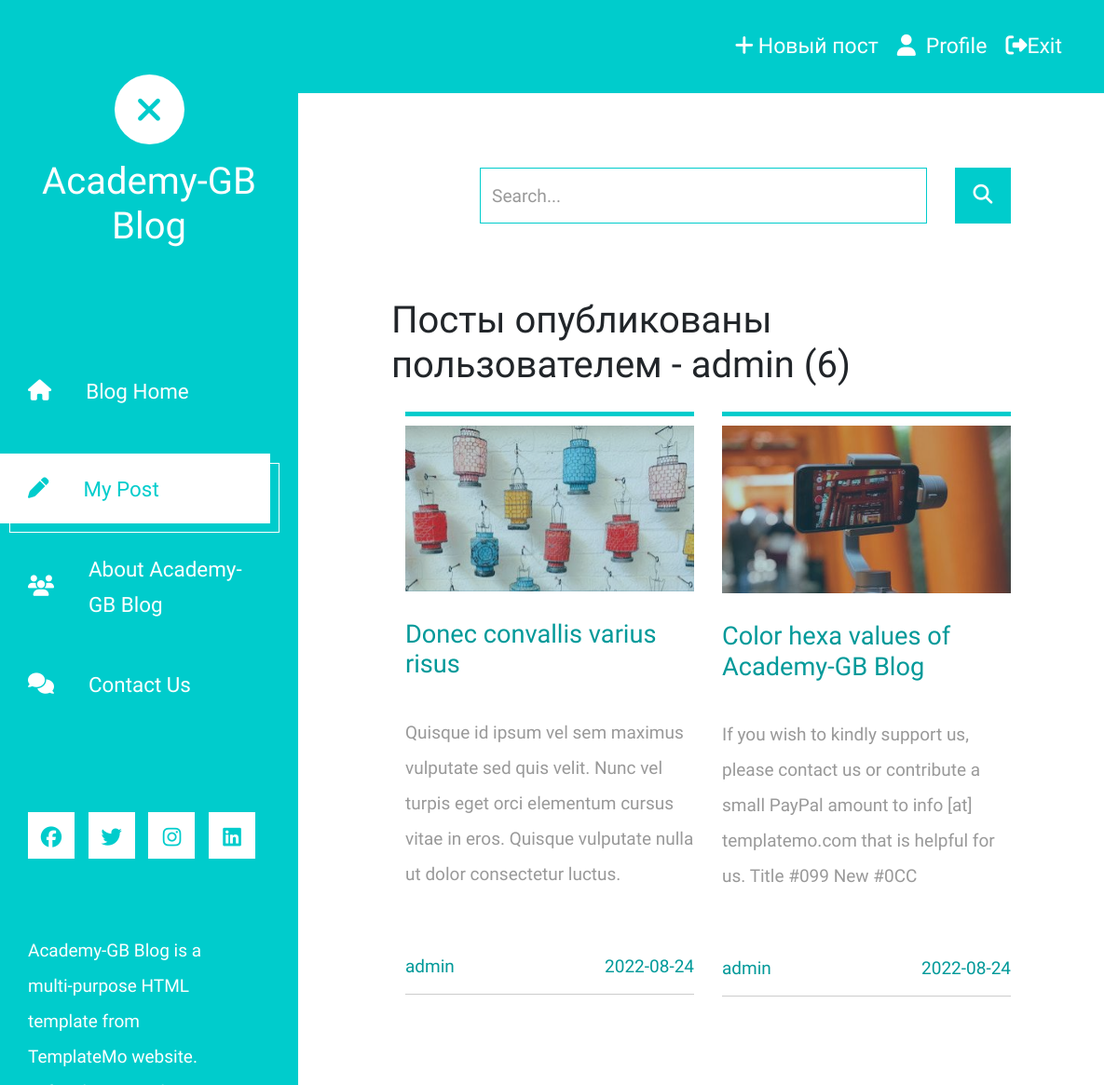
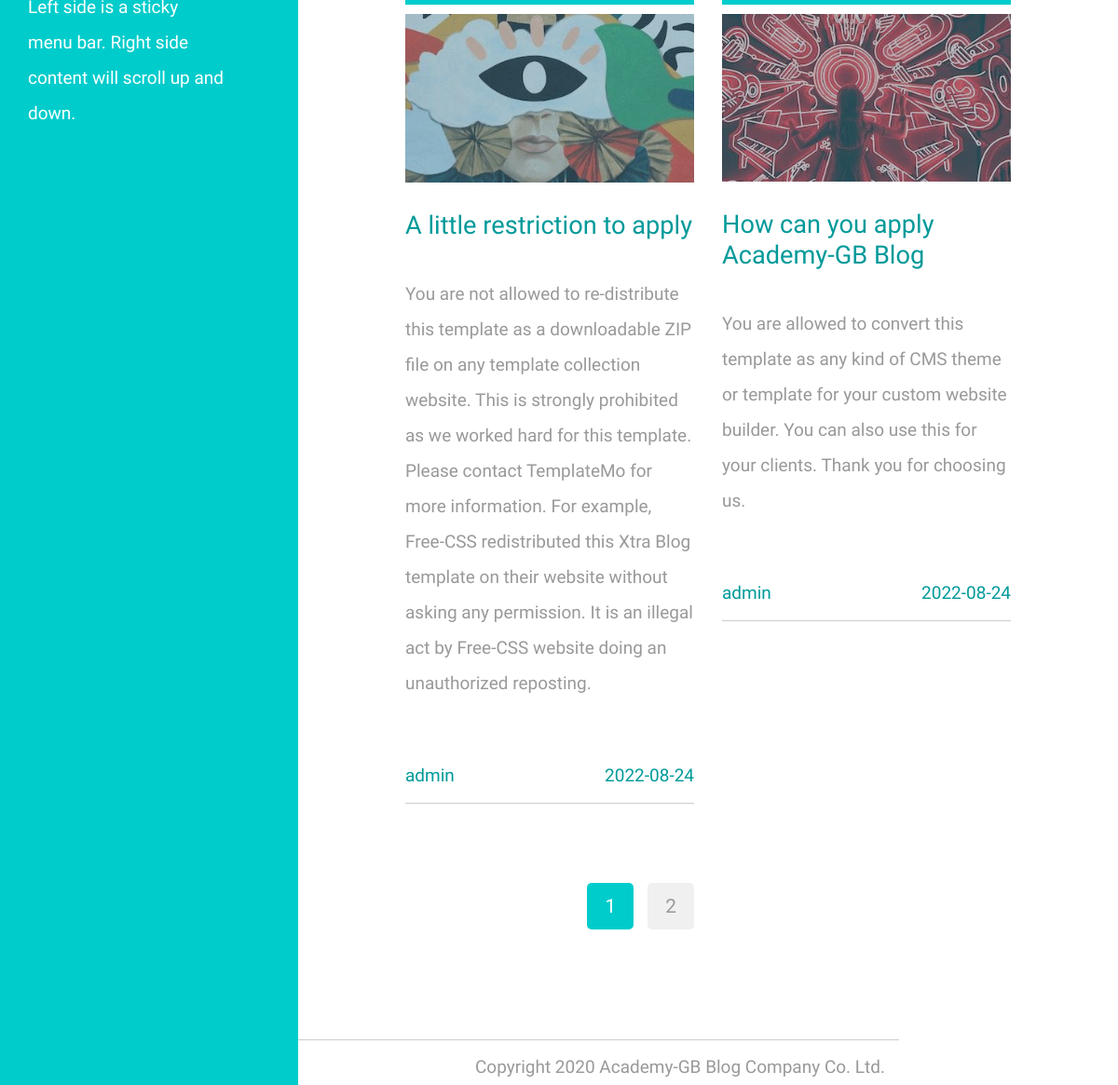
The page /posts/user/9 (signed in) on the database its author committed (2 pictures, top to bottom).
### flask_project/models.py (models this page shows, shortened)
class User(db.Model, UserMixin):
    id = db.Column(db.Integer, primary_key=True)
    username = db.Column(db.String(20), unique=True, nullable=False)
    email = db.Column(db.String(120), unique=True, nullable=False)
    image_file = db.Column(db.String(20), nullable=False)
    password = db.Column(db.String(60), nullable=False)
    posts = db.relationship('Post', backref='author', lazy=True)

class Post(db.Model):
    id = db.Column(db.Integer, primary_key=True)
    title = db.Column(db.String(100), nullable=False)
    date_posted = db.Column(db.DateTime, nullable=False,
                         default=datetime.utcnow)
    content = db.Column(db.Text, nullable=False)
    user_id= db.Column(db.Integer, db.ForeignKey('user.id'),
                     nullable=False)
    image_file = db.Column(db.String(20), nullable=False)

### flask_project/posts/routes.py (the view)
@posts.route('/posts/user/<int:user_id>')
@login_required
def user_posts(user_id):
    page = request.args.get('page', 1, type=int)
    posts = Post.query.filter(Post.user_id == user_id). \
        order_by(Post.date_posted.desc()).paginate(page=page, per_page=4)
    return render_template('user_posts.html', posts=posts, datetime=datetime)

### flask_project/models.py (called while the page is built)
@login_manager.user_loader
def load_user(user_id):
    return User.query.get(int(user_id))

### flask_project/templates/user_posts.html (shortened to what this page needs)
{% extends "base.html" %}
{% block content %}
<div>
    <div class="row tm-row">
        <div class="col-12">
            <form method="GET" class="form-inline tm-mb-80 tm-search-form">
                <input class="form-control tm-search-input" name="query"
                       type="text" placeholder="Search..."
                       aria-label="Search">
                <button class="tm-search-button" type="submit">
                    <i class="fas fa-search tm-search-icon"
                       aria-hidden="true"></i>
                </button>
            </form>
        </div>
    </div>
    <div class="row tm-row">
        <h1 class="mb-3">Посты опубликованы пользователем - {{ current_user.username }} ({{ posts.total }})</h1>
        {% for post in posts.items %}
        <article class="col-12 col-md-6 tm-post">
            <hr class="tm-hr-primary">
                <a href="{{ url_for('posts.post', post_id=post.id) }}" class="deactivate-link  effect-lily">
                    <div class="tm-post-link-inner">
                        {% if post.image_file %}
                            <img src="{{ url_for('static', filename='img/posts_image/' + post.image_file) }}"
                                 alt="Image" class="img-fluid">
                        {% else %}
                            <img src="{{ url_for('static', filename='img/posts_image/default.jpg') }}"
                                 alt="Image" class="img-fluid">
                        {% endif %}
                    </div>
                    <h2 class="tm-pt-30 tm-color-primary tm-post-title ">
                            {{ post.title }}
                    </h2>
                </a>
            <p class="tm-pt-30">
                {{ post.content }}
            </p>
            <div class="d-flex justify-content-between tm-pt-45">
                <span class="tm-color-primary">{{ post.author.username }}</span>
                <span class="tm-color-primary">
                    {{ post.date_posted.date() }}</span>
            </div>
            <hr>
        </article>
    {% endfor %}
    </div>
    <div class="row tm-row tm-mb-75">
        <div class="tm-paging-wrapper">
            <nav class="tm-paging-nav d-inline-block">
                <ul>
                    {% for page_num in posts.iter_pages(left_edge=1, right_edge=1, left_current=1, right_current=2) %}
                        {% if page_num %}
                            {% if posts.page == page_num %}
                                <li class="tm-paging-item active">
                                    <a class="mb-2 tm-btn tm-paging-link" href="{{ url_for('posts.user_posts',user_id=current_user.id, page=page_num) }}">{{ page_num }}</a>
                                </li>
                            {% else %}
                                <li class="tm-paging-item">
                                    <a class="mb-2 tm-btn tm-paging-link" href="{{ url_for('posts.user_posts', user_id=current_user.id, page=page_num) }}">{{ page_num }}</a>
                                </li>
                            {% endif %}
                        {% else %}
                            ...
                        {% endif %}
                    {% endfor %}
                </ul>
            </nav>
        </div>
    </div>
</div>
{% endblock content %}

### flask_project/static/css/style.css (style rules this page uses)
html { overflow-x: hidden; }
body { margin: 0; padding: 0; font-family: 'Source Sans Pro', sans-serif; font-size: 19px; line-height: 2em; overflow-x: hidden; }
p, span { color: #999; }
hr { border-top-color: #CCC; margin-top: 10px; margin-bottom: 10px; }
.form-control::placeholder { color: #999; }
.tm-post { max-width: 470px; }
.tm-row { max-width: 980px; justify-content: space-between; }
ul { margin: 0; padding: 0; }
.tm-search-form { display: flex; align-items: center; justify-content: flex-end; }
.form-inline .form-control.tm-search-input { display: block; height: 60px; width: 480px; margin-right: 30px; border-radius: 0; border-color: #0CC; font-size: 1.2rem; }
.tm-search-button { width: 60px; height: 60px; border: none; background-color: #0CC; transition: all 0.3s ease; }
.tm-search-icon { color: white; font-size: 1.3rem; }
.tm-post-link-inner { overflow: hidden; background: #3085a3; }
.effect-lily img { max-width: none; width: -webkit-calc(100% + 50px); width: calc(100% + 50px); opacity: 0.7; -webkit-transition: opacity 0.35s, -webkit-transform 0.35s; transition: opacity 0.35s, transform 0.35s; -webkit-transform: translate3d(-40px,0, 0); transform: translate3d(-40px,0,0); }
.tm-post { margin-bottom: 75px; }
.tm-post-title { font-size: 1.7rem; transition: all 0.3s ease; }
.tm-btn { display: inline-block; border-radius: 5px; font-size: 1.3rem; transition: all 0.3s ease; }
.tm-paging-nav ul li { list-style: none; display: inline-block; margin-right: 10px; }
.tm-paging-nav ul li:last-child { margin-right: 0; }
.tm-paging-link { background-color: #F0F0F0; color: #999; width: 50px; height: 50px; display: flex; align-items: center; justify-content: center; }
.tm-paging-item .tm-paging-link:hover, .tm-paging-item.active .tm-paging-link { background-color: #0CC; color: white; }
.tm-paging-wrapper { display: flex; justify-content: flex-end; align-items: center; }
.tm-prev-next-wrapper, .tm-paging-wrapper { flex: 0 0 50%; max-width: 50%; padding-left: 15px; padding-right: 15px; }
hr.tm-hr-primary { border-top: 5px solid #0CC; }
.form-control { height: 45px; border-color: #0CC; border-radius: 0; }
.tm-pt-30 { padding-top: 30px; }
.tm-pt-45 { padding-top: 45px; }
.tm-mb-75 { margin-bottom: 75px; }
.tm-mb-80 { margin-bottom: 80px; }
.tm-color-primary, span.tm-color-primary { color: #099; }
.deactivate-link { color: #099; }

### rows shown on the page
User: username "admin"
Post: image_file (picture), title "Donec convallis varius risus", content "Quisque id ipsum vel sem maximus vulputate sed quis velit. Nunc vel turpis eget orci elementum cursus vitae in eros. Quisque vulputate nulla ut dolor consectetur luctus.", author.username "admin", date_posted "2022-08-24"
Post: image_file (picture), title "Color hexa values of Academy-GB Blog", content "If you wish to kindly support us, please contact us or contribute a small PayPal amount to info [at] templatemo.com that is helpful for us. Title #099 New #0CC", author.username "admin", date_posted "2022-08-24"
Post: image_file (picture), title "A little restriction to apply", content "You are not allowed to re-distribute this template as a downloadable ZIP file on any template collection website. This is strongly prohibited as we worked hard for this template. Please contact TemplateMo for more information. For example, Free-CSS redistributed this Xtra Blog template on their website without asking any permission. It is an illegal act by Free-CSS website doing an unauthorized reposting.", author.username "admin", date_posted "2022-08-24"
Post: image_file (picture), title "How can you apply Academy-GB Blog", content "You are allowed to convert this template as any kind of CMS theme or template for your custom website builder. You can also use this for your clients. Thank you for choosing us.", author.username "admin", date_posted "2022-08-24"

### other values the page prints
{{ posts.total }} "6"
{{ page_num }} "1"
{{ page_num }} "2"
